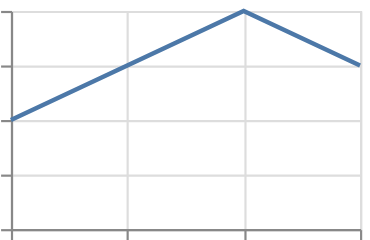

Source (Vega-Lite JSON):
### Vega-Lite specification from a JSON file in a GitHub repository (floating-point values rounded to 4 significant figures)
{"$schema": "https://vega.github.io/schema/vega-lite/v6.json", "padding": 5, "autosize": "none", "data": {"values": [{"c": "A", "x": 1, "y": 2, "s": 3, "t": "2024-01-01"}, {"c": "B", "x": 2, "y": null, "s": 5, "t": "2024-02-01"}, {"c": "C", "x": 3, "y": 4, "s": null, "t": "2024-03-01"}, {"c": "D", "x": 4, "y": 3, "s": 7, "t": "2024-04-01"}]}, "width": 160, "height": 100, "mark": {"type": "line", "invalid": "filter"}, "encoding": {"x": {"field": "x", "type": "quantitative"}, "y": {"field": "y", "type": "quantitative"}}}
